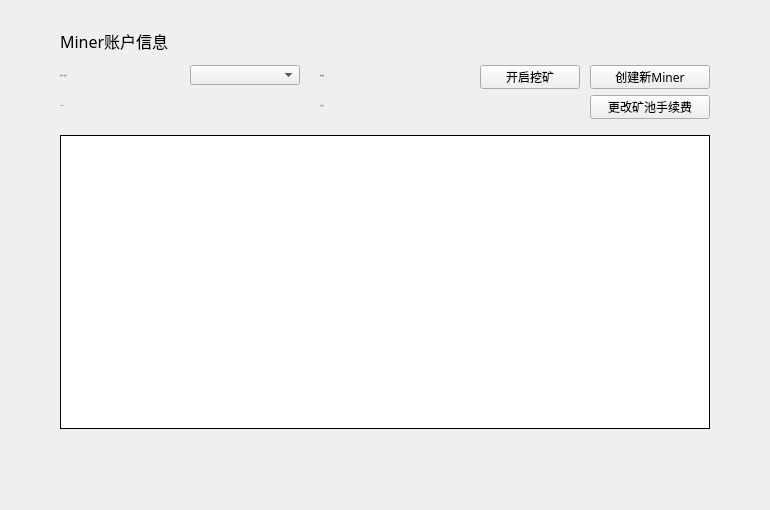
<?xml version="1.0" encoding="UTF-8"?>
<ui version="4.0">
 <class>CitizenAccountPage</class>
 <widget class="QWidget" name="CitizenAccountPage">
  <property name="geometry">
   <rect>
    <x>0</x>
    <y>0</y>
    <width>770</width>
    <height>510</height>
   </rect>
  </property>
  <property name="windowTitle">
   <string>Form</string>
  </property>
  <widget class="QLabel" name="title_label">
   <property name="geometry">
    <rect>
     <x>60</x>
     <y>28</y>
     <width>300</width>
     <height>26</height>
    </rect>
   </property>
   <property name="font">
    <font>
     <family>微软雅黑</family>
     <pointsize>12</pointsize>
     <weight>50</weight>
     <italic>false</italic>
     <bold>false</bold>
    </font>
   </property>
   <property name="styleSheet">
    <string notr="true"/>
   </property>
   <property name="text">
    <string>Miner账户信息</string>
   </property>
  </widget>
  <widget class="QLabel" name="label">
   <property name="geometry">
    <rect>
     <x>60</x>
     <y>65</y>
     <width>160</width>
     <height>20</height>
    </rect>
   </property>
   <property name="font">
    <font>
     <family>微软雅黑</family>
     <pointsize>-1</pointsize>
     <weight>50</weight>
     <italic>false</italic>
     <bold>false</bold>
    </font>
   </property>
   <property name="styleSheet">
    <string notr="true">QLabel{color: rgb(80,80,80);
font: 11px &quot;微软雅黑&quot;;}</string>
   </property>
   <property name="text">
    <string>当前Miner账号</string>
   </property>
   <property name="alignment">
    <set>Qt::AlignLeading|Qt::AlignLeft|Qt::AlignVCenter</set>
   </property>
  </widget>
  <widget class="QComboBox" name="accountComboBox">
   <property name="geometry">
    <rect>
     <x>190</x>
     <y>65</y>
     <width>110</width>
     <height>20</height>
    </rect>
   </property>
   <property name="font">
    <font>
     <family>微软雅黑</family>
     <weight>50</weight>
     <bold>false</bold>
    </font>
   </property>
   <property name="focusPolicy">
    <enum>Qt::NoFocus</enum>
   </property>
   <property name="styleSheet">
    <string notr="true"/>
   </property>
  </widget>
  <widget class="QLabel" name="idLabel2">
   <property name="geometry">
    <rect>
     <x>60</x>
     <y>95</y>
     <width>140</width>
     <height>20</height>
    </rect>
   </property>
   <property name="font">
    <font>
     <family>微软雅黑</family>
     <pointsize>-1</pointsize>
     <weight>50</weight>
     <italic>false</italic>
     <bold>false</bold>
    </font>
   </property>
   <property name="styleSheet">
    <string notr="true">QLabel{color: rgb(80,80,80);
font: 11px &quot;微软雅黑&quot;;}</string>
   </property>
   <property name="text">
    <string>MINER ID</string>
   </property>
   <property name="alignment">
    <set>Qt::AlignLeading|Qt::AlignLeft|Qt::AlignVCenter</set>
   </property>
  </widget>
  <widget class="QLabel" name="idLabel">
   <property name="geometry">
    <rect>
     <x>190</x>
     <y>95</y>
     <width>100</width>
     <height>20</height>
    </rect>
   </property>
   <property name="font">
    <font>
     <family>微软雅黑</family>
     <pointsize>-1</pointsize>
     <weight>50</weight>
     <italic>false</italic>
     <bold>false</bold>
    </font>
   </property>
   <property name="styleSheet">
    <string notr="true">QLabel{color: rgb(80,80,80);
font: 11px &quot;微软雅黑&quot;;}</string>
   </property>
   <property name="text">
    <string/>
   </property>
   <property name="alignment">
    <set>Qt::AlignLeading|Qt::AlignLeft|Qt::AlignVCenter</set>
   </property>
  </widget>
  <widget class="QTableWidget" name="lockBalanceTableWidget">
   <property name="geometry">
    <rect>
     <x>60</x>
     <y>135</y>
     <width>650</width>
     <height>294</height>
    </rect>
   </property>
   <property name="cursor" stdset="0">
    <cursorShape>ArrowCursor</cursorShape>
   </property>
   <property name="layoutDirection">
    <enum>Qt::LeftToRight</enum>
   </property>
   <property name="styleSheet">
    <string notr="true"/>
   </property>
   <property name="frameShape">
    <enum>QFrame::Box</enum>
   </property>
   <property name="frameShadow">
    <enum>QFrame::Plain</enum>
   </property>
   <property name="verticalScrollBarPolicy">
    <enum>Qt::ScrollBarAsNeeded</enum>
   </property>
   <property name="horizontalScrollBarPolicy">
    <enum>Qt::ScrollBarAlwaysOff</enum>
   </property>
   <property name="autoScroll">
    <bool>true</bool>
   </property>
   <property name="editTriggers">
    <set>QAbstractItemView::NoEditTriggers</set>
   </property>
   <property name="selectionMode">
    <enum>QAbstractItemView::NoSelection</enum>
   </property>
   <property name="iconSize">
    <size>
     <width>19</width>
     <height>12</height>
    </size>
   </property>
   <property name="showGrid">
    <bool>true</bool>
   </property>
   <property name="gridStyle">
    <enum>Qt::SolidLine</enum>
   </property>
   <attribute name="horizontalHeaderVisible">
    <bool>false</bool>
   </attribute>
   <attribute name="horizontalHeaderCascadingSectionResizes">
    <bool>false</bool>
   </attribute>
   <attribute name="horizontalHeaderHighlightSections">
    <bool>false</bool>
   </attribute>
   <attribute name="verticalHeaderVisible">
    <bool>false</bool>
   </attribute>
   <attribute name="verticalHeaderHighlightSections">
    <bool>false</bool>
   </attribute>
   <column>
    <property name="text">
     <string>币种</string>
    </property>
    <property name="font">
     <font>
      <family>微软雅黑</family>
     </font>
    </property>
    <property name="textAlignment">
     <set>AlignCenter</set>
    </property>
   </column>
   <column>
    <property name="text">
     <string>当前已投票金额</string>
    </property>
    <property name="font">
     <font>
      <family>微软雅黑</family>
     </font>
    </property>
    <property name="textAlignment">
     <set>AlignCenter</set>
    </property>
   </column>
  </widget>
  <widget class="QToolButton" name="newCitizenBtn">
   <property name="geometry">
    <rect>
     <x>590</x>
     <y>65</y>
     <width>120</width>
     <height>24</height>
    </rect>
   </property>
   <property name="font">
    <font>
     <family>微软雅黑</family>
     <weight>50</weight>
     <italic>false</italic>
     <bold>false</bold>
    </font>
   </property>
   <property name="cursor">
    <cursorShape>PointingHandCursor</cursorShape>
   </property>
   <property name="focusPolicy">
    <enum>Qt::NoFocus</enum>
   </property>
   <property name="styleSheet">
    <string notr="true"/>
   </property>
   <property name="text">
    <string>创建新Miner</string>
   </property>
  </widget>
  <widget class="QLabel" name="totalProducedLabel2">
   <property name="geometry">
    <rect>
     <x>320</x>
     <y>65</y>
     <width>70</width>
     <height>20</height>
    </rect>
   </property>
   <property name="font">
    <font>
     <family>微软雅黑</family>
     <pointsize>-1</pointsize>
     <weight>50</weight>
     <italic>false</italic>
     <bold>false</bold>
    </font>
   </property>
   <property name="styleSheet">
    <string notr="true">QLabel{color: rgb(80,80,80);
font: 11px &quot;微软雅黑&quot;;}</string>
   </property>
   <property name="text">
    <string>总出块数</string>
   </property>
   <property name="alignment">
    <set>Qt::AlignLeading|Qt::AlignLeft|Qt::AlignVCenter</set>
   </property>
  </widget>
  <widget class="QLabel" name="totalProducedLabel">
   <property name="geometry">
    <rect>
     <x>380</x>
     <y>65</y>
     <width>70</width>
     <height>20</height>
    </rect>
   </property>
   <property name="font">
    <font>
     <family>微软雅黑</family>
     <pointsize>-1</pointsize>
     <weight>50</weight>
     <italic>false</italic>
     <bold>false</bold>
    </font>
   </property>
   <property name="styleSheet">
    <string notr="true">QLabel{color: rgb(80,80,80);
font: 11px &quot;微软雅黑&quot;;}</string>
   </property>
   <property name="text">
    <string/>
   </property>
   <property name="alignment">
    <set>Qt::AlignLeading|Qt::AlignLeft|Qt::AlignVCenter</set>
   </property>
  </widget>
  <widget class="QLabel" name="lastBlockLabel2">
   <property name="geometry">
    <rect>
     <x>320</x>
     <y>95</y>
     <width>70</width>
     <height>20</height>
    </rect>
   </property>
   <property name="font">
    <font>
     <family>微软雅黑</family>
     <pointsize>-1</pointsize>
     <weight>50</weight>
     <italic>false</italic>
     <bold>false</bold>
    </font>
   </property>
   <property name="styleSheet">
    <string notr="true">QLabel{color: rgb(80,80,80);
font: 11px &quot;微软雅黑&quot;;}</string>
   </property>
   <property name="text">
    <string>上次出块</string>
   </property>
   <property name="alignment">
    <set>Qt::AlignLeading|Qt::AlignLeft|Qt::AlignVCenter</set>
   </property>
  </widget>
  <widget class="QLabel" name="lastBlockLabel">
   <property name="geometry">
    <rect>
     <x>380</x>
     <y>95</y>
     <width>100</width>
     <height>20</height>
    </rect>
   </property>
   <property name="font">
    <font>
     <family>微软雅黑</family>
     <pointsize>-1</pointsize>
     <weight>50</weight>
     <italic>false</italic>
     <bold>false</bold>
    </font>
   </property>
   <property name="styleSheet">
    <string notr="true">QLabel{color: rgb(80,80,80);
font: 11px &quot;微软雅黑&quot;;}</string>
   </property>
   <property name="text">
    <string/>
   </property>
   <property name="alignment">
    <set>Qt::AlignLeading|Qt::AlignLeft|Qt::AlignVCenter</set>
   </property>
  </widget>
  <widget class="QToolButton" name="startMineBtn">
   <property name="geometry">
    <rect>
     <x>480</x>
     <y>65</y>
     <width>100</width>
     <height>24</height>
    </rect>
   </property>
   <property name="font">
    <font>
     <family>微软雅黑</family>
     <weight>50</weight>
     <italic>false</italic>
     <bold>false</bold>
    </font>
   </property>
   <property name="cursor">
    <cursorShape>PointingHandCursor</cursorShape>
   </property>
   <property name="focusPolicy">
    <enum>Qt::NoFocus</enum>
   </property>
   <property name="styleSheet">
    <string notr="true"/>
   </property>
   <property name="text">
    <string>开启挖矿</string>
   </property>
  </widget>
  <widget class="QToolButton" name="changeFeeBtn">
   <property name="geometry">
    <rect>
     <x>590</x>
     <y>95</y>
     <width>120</width>
     <height>24</height>
    </rect>
   </property>
   <property name="font">
    <font>
     <family>微软雅黑</family>
     <weight>50</weight>
     <italic>false</italic>
     <bold>false</bold>
    </font>
   </property>
   <property name="cursor">
    <cursorShape>PointingHandCursor</cursorShape>
   </property>
   <property name="focusPolicy">
    <enum>Qt::NoFocus</enum>
   </property>
   <property name="styleSheet">
    <string notr="true"/>
   </property>
   <property name="text">
    <string>更改矿池手续费</string>
   </property>
  </widget>
  <widget class="QStackedWidget" name="stackedWidget">
   <property name="geometry">
    <rect>
     <x>0</x>
     <y>470</y>
     <width>770</width>
     <height>40</height>
    </rect>
   </property>
  </widget>
  <widget class="QLabel" name="effectiveTimeLabel">
   <property name="geometry">
    <rect>
     <x>320</x>
     <y>70</y>
     <width>140</width>
     <height>40</height>
    </rect>
   </property>
   <property name="font">
    <font>
     <family>微软雅黑</family>
     <pointsize>-1</pointsize>
     <weight>50</weight>
     <italic>false</italic>
     <bold>false</bold>
    </font>
   </property>
   <property name="styleSheet">
    <string notr="true">QLabel{color: red;
font: 11px &quot;微软雅黑&quot;;}</string>
   </property>
   <property name="text">
    <string/>
   </property>
   <property name="alignment">
    <set>Qt::AlignLeading|Qt::AlignLeft|Qt::AlignTop</set>
   </property>
   <property name="wordWrap">
    <bool>true</bool>
   </property>
  </widget>
 </widget>
 <resources/>
 <connections/>
</ui>
